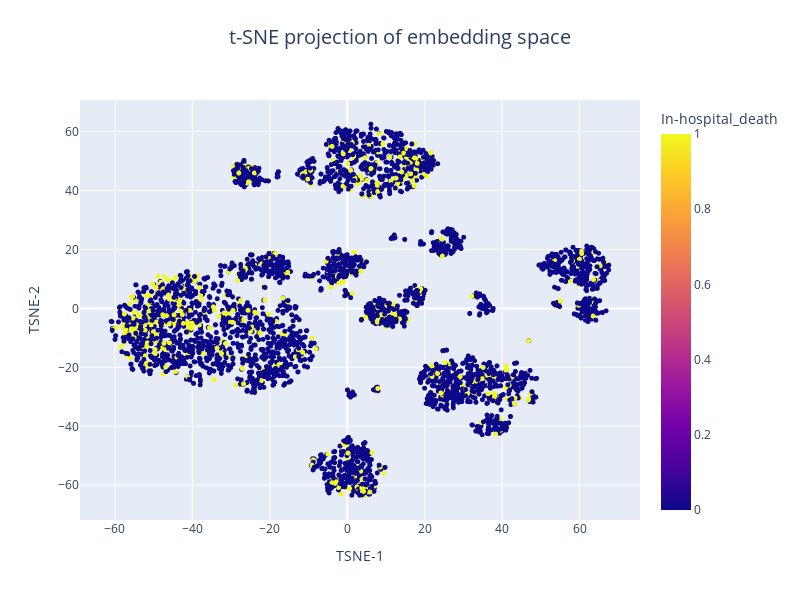

Notebook code for this chart:
### Code cell
df_tsne = pd.read_csv('data_4/df_tsne.csv')


# plot df_tsne TSNE-1 over TSNE-2, color by In-hospital_death
fig = px.scatter(df_tsne, x='TSNE-1', y='TSNE-2', color='In-hospital_death', title='t-SNE projection of embedding space')
fig.update_traces(marker=dict(size=5), selector=dict(mode='markers'))
fig.update_layout(title_x=0.5, title_y=0.95, title_font=dict(size=20), width=800, height=600)

fig.show()

### Figure 1 — Plotly figure (JSON) as saved in the notebook; plotly's stock layout.template omitted (floating-point values rounded to 4 significant figures; data arrays with more than 128 entries replaced by an {"elided": "..."} marker saying what was removed)
{"data": [{"hovertemplate": "TSNE-1=%{x}<br>TSNE-2=%{y}<br>In-hospital_death=%{marker.color}<extra></extra>", "legendgroup": "", "marker": {"color": {"elided": "4000 int values"}, "coloraxis": "coloraxis", "size": 5, "symbol": "circle"}, "mode": "markers", "name": "", "showlegend": false, "type": "scattergl", "x": {"elided": "4000 float values"}, "xaxis": "x", "y": {"elided": "4000 float values"}, "yaxis": "y"}], "layout": {"coloraxis": {"colorbar": {"title": {"text": "In-hospital_death"}}, "colorscale": [[0, "#0d0887"], [0.1111, "#46039f"], [0.2222, "#7201a8"], [0.3333, "#9c179e"], [0.4444, "#bd3786"], [0.5556, "#d8576b"], [0.6667, "#ed7953"], [0.7778, "#fb9f3a"], [0.8889, "#fdca26"], [1, "#f0f921"]]}, "height": 600, "legend": {"tracegroupgap": 0}, "title": {"font": {"size": 20}, "text": "t-SNE projection of embedding space", "x": 0.5, "y": 0.95}, "width": 800, "xaxis": {"anchor": "y", "domain": [0, 1], "title": {"text": "TSNE-1"}}, "yaxis": {"anchor": "x", "domain": [0, 1], "title": {"text": "TSNE-2"}}}}
